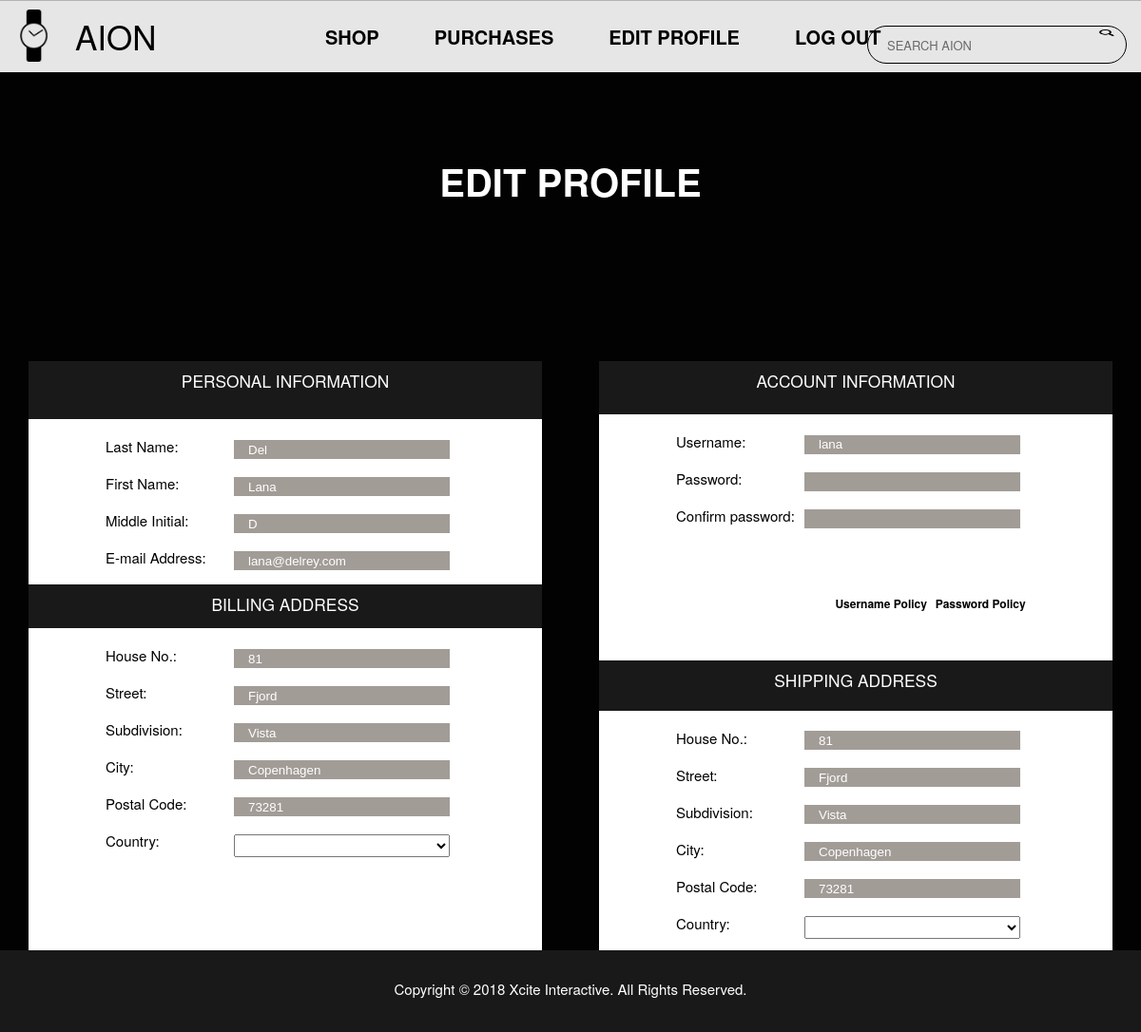
Page /aionApp/editProfilePage/ (signed in) on the earlier database version.
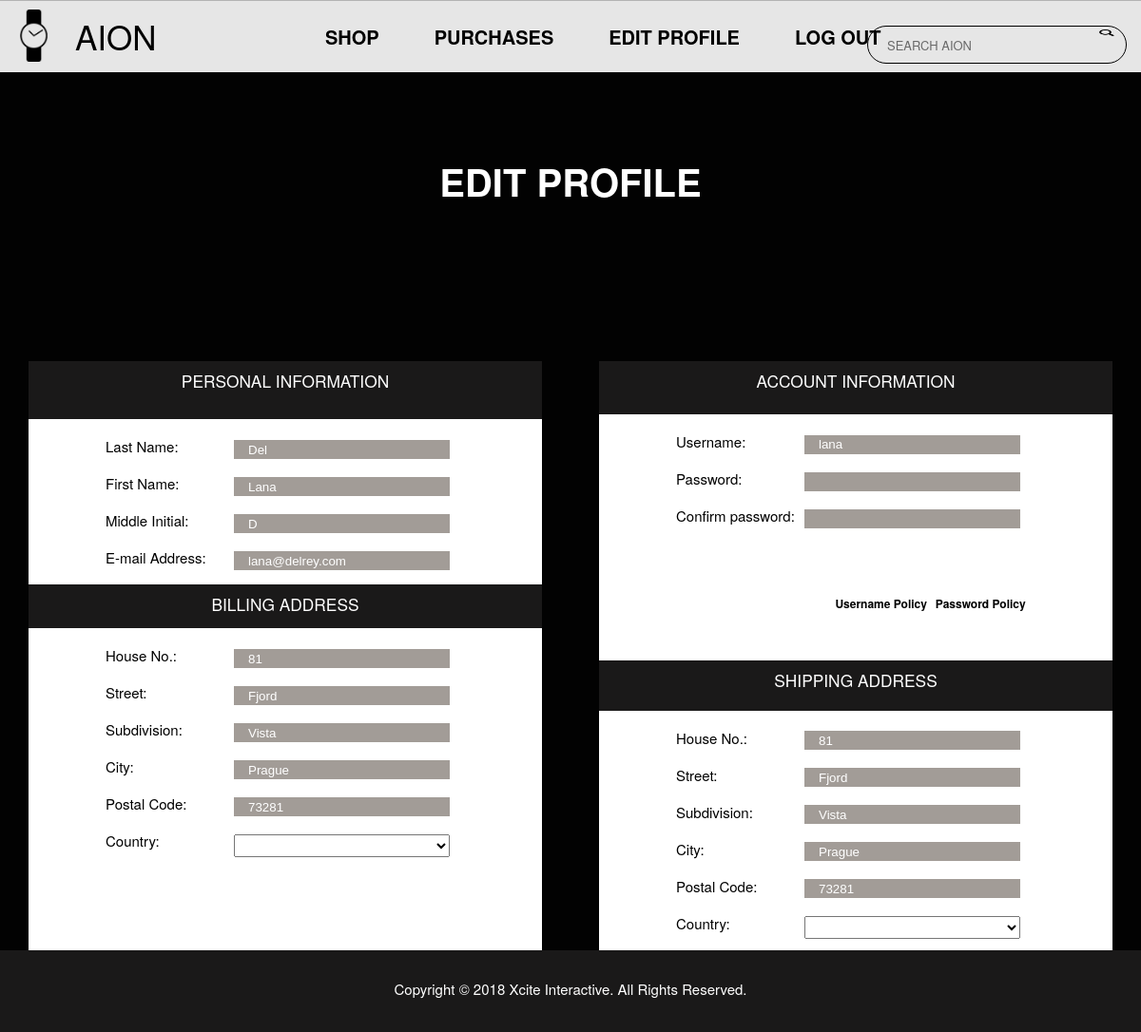
Same page on the later database version.
### aionApp/models.py (models this page shows, shortened)
class user(models.Model):
    user_id = models.AutoField(primary_key=True)
    last_name = models.CharField(max_length=64)
    first_name = models.CharField(max_length=64)
    middle_initial = models.CharField(max_length=3)
    user_name = models.CharField(max_length=255)
    password = models.CharField(max_length=255)
    email = models.CharField(max_length=255)
    role_type = models.CharField(max_length=16, choices=role_choices, default='3')
    billing_add=models.ForeignKey(billing_addres, default=0)
    shipping_add=models.ForeignKey(shipping_addres, default=0)

class billing_addres(models.Model):
    house_number = models.IntegerField(default=0)
    street = models.CharField(max_length=255)
    subdivision = models.CharField(max_length=255)
    city = models.CharField(max_length=255)
    postal_code = models.CharField(max_length=255)
    country = CountryField()

class shipping_addres(models.Model):
    house_number = models.IntegerField(default=0)
    street = models.CharField(max_length=255)
    subdivision = models.CharField(max_length=255)
    city = models.CharField(max_length=255)
    postal_code = models.CharField(max_length=255)
    country = CountryField()

### aionApp/views.py (the view)
def editProfilePage(request):
    currentUser = get_object_or_404(user, user_id = request.session["user"])
    getBCountry = (name for code, name in list(countries))
    getBCode = (code for code, name in list(countries))
    combined_bCountry = zip(getBCountry, getBCode)
    getSCountry = (name for code, name in list(countries))
    getSCode = (code for code, name in list(countries))
    combined_sCountry = zip(getSCountry, getSCode)
    context = {
        'currentUser': currentUser,
        'getBCountry': getBCountry,
        'getBCode': getBCode,
        'combined_bCountry': combined_bCountry,
        'getSCountry': getSCountry,
        'getSCode': getSCode,
        'combined_sCountry': combined_sCountry,
    }
    return render(request, 'aionApp/editprofile.html', context)

### aionApp/templates/aionApp/editprofile.html (shortened to what the changed rows need)
<html>
    <head>
        {% load static %}
        <link rel="stylesheet" type="text/css" href="{% static 'aionApp/editprofile.css' %}">
    </head>
    <body>
        <div id="registerContainer">
            <form class="addProductmodal-content animate"  action="{% url 'aionApp:editingProfile' %}"method = "post">
                <div id="container1">
                    <div id="info">
                        <br>
                        <div id="align"> <input type="text" class="inputRegister" name="last_name" value={{currentUser.last_name}}> </div>
                        <br> <br>
                        <div id="align"> <input type="text" class="inputRegister" name="first_name" value={{currentUser.first_name}}> </div>
                        <br> <br>
                        <div id="align"> <input type="text" class="inputRegister" name="middle_initial" pattern=".{1,3}" value={{currentUser.middle_initial}}> </div>
                        <br> <br>
                        <div id="align"> <input type="email" class="inputRegister" name="email" value={{currentUser.email}}> </div>
                        <br> <br>
                        <br>
                        <div id="align"> <input type="number" class="inputRegister" name="bHouseNum" min="1" value={{currentUser.billing_add.house_number}}> </div>
                        <br> <br>
                        <div id="align"> <input type="text" class="inputRegister" name="bStreet" value={{currentUser.billing_add.street}}> </div>
                        <br> <br>
                        <div id="align"> <input type="text" class="inputRegister" name="bSubdivision" value={{currentUser.billing_add.subdivision}}> </div>
                        <br> <br>
                        <div id="align"> <input type="text" class="inputRegister" name="bCity" value={{currentUser.billing_add.city}}> </div>
                        <br> <br>
                        <div id="align"> <input type="text" class="inputRegister" name="bPostal" value={{currentUser.billing_add.postal_code}}> </div>
                        <br> <br>
                        <br> <br>
                    </div>
                </div>
                <div id="container2">
                        <br>
                        {% if errorUsername or errorUPolicy %}
                        <span class="fontUP">Username:</span>
                        <div id="align2">
                            <input type="text" class="errorInputRegister" name="user_name" value={{currentUser.user_name}}>
                            {% if errorUsername or errorUPolicy %}
                                <p class="errorAst">*</p>
                            {% endif %}
                        </div>
                        <br> <br>
                        {% if errorUsername %}
                        <div id="align2">
                            <p id="error" style="top: -18%; left: 0%;">Username already exists.</p>
                        </div>
                        {% elif errorUPolicy %}
                         <div id="align2">
                            <p id="error" style="top: -18%; left: 0%;">Username is too common or should follow our <a onclick="document.getElementById('uPolicyModal').style.display='block'" id="aError" style="font-weight: bold; cursor: pointer;">username policy.</a></p>
                        </div>
                        {% endif %}
                        <br>
                        {% else %}
                        <span class="fontUP">Username:</span>
                        <div id="align2">
                            <input type="text" class="inputRegister" name="user_name" value={{currentUser.user_name}}>
                        </div>
                        <br> <br>
                        {% endif %}
                        {% if errorPassword or errorPPolicy %}
                        <span class="fontUP">Password:</span>
                        <div id="align2">
                            <input type="password" class="errorInputRegister" name="password1" value={{currentUser.password}}>
                            {% if errorPassword or errorPPolicy %}
                                <p class="errorAst">*</p>
                            {% endif %}
                        </div>
                        <br> <br>
                        {% if errorPassword %}
                        <div id="align2">
                            <p id="error" style="top: -18%; left: 0%;">Passwords do not match.</p>
                        </div>
                        <br>
                        {% elif errorPPolicy %}
                        <div id="align2">
                            <p id="error" style="top: -18%; left: 0%;">Password should follow our <a onclick="document.getElementById('pPolicyModal').style.display='block'" class="aError">password policy.</a></p>
                        </div>
                        <br>
                        {% endif %}
                        {% else %}
                        <br> <br>
                        {% endif %}
                        {% if errorPassword or errorPPolicy %}
                        <span class="fontUP">Confirm password:</span>
                        <div id="align2">
                            <input type="password" class="errorInputRegister" name="password2" value={{currentUser.password}}>
                            {% if errorPassword or errorPPolicy %}
                                <p class="errorAst">*</p>
                            {% endif %}
                        </div>
                        <br> <br>
                        {% if errorPassword %}
                        <div id="align2">
                            <p id="error" style="top: -18%; left: 0%;">Passwords do not match.</p>
                        </div>
                        <br>
                        {% elif errorPPolicy %}
                        <div id="align2">
                            <p id="error" style="top: -18%; left: 0%;">Password should follow our <a onclick="document.getElementById('pPolicyModal').style.display='block'" class="aError">password policy.</a></p>
                        </div>
                        <br>
                        {% endif %}
                        {% else %}
                        <br> <br>
                        {% endif %}
                </div>
                <div id="container3">
                        <br>
                        <div id="align2"> <input type="number" class="inputRegister" name="sHouseNum" min="1" value={{currentUser.shipping_add.house_number}}> </div>
                        <br> <br>
                        <div id="align2"> <input type="text" class="inputRegister" name="sStreet" value={{currentUser.shipping_add.street}}> </div>
                        <br> <br>
                        <div id="align2"> <input type="text" class="inputRegister" name="sSubdivision" value={{currentUser.shipping_add.subdivision}}> </div>
                        <br> <br>
                        <div id="align2"> <input type="text" class="inputRegister" name="sCity" value={{currentUser.shipping_add.city}}> </div>
                        <br> <br>
                        <div id="align2"> <input type="text" class="inputRegister" name="sPostal" value={{currentUser.shipping_add.postal_code}}> </div>
                        <br> <br>
                </div>
            </form>
        </div>
    </body>
</html>

Differences in the rows shown:
changed user "Del": bCity "Copenhagen" → "Prague"; sCity "Copenhagen" → "Prague"
